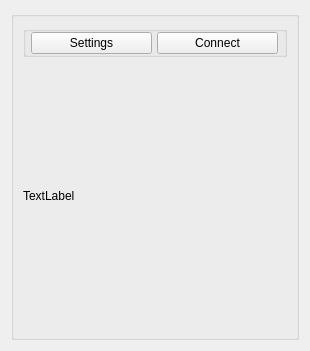
<?xml version="1.0" encoding="UTF-8"?>
<ui version="4.0">
 <class>newconnect</class>
 <widget class="QWidget" name="newconnect">
  <property name="enabled">
   <bool>true</bool>
  </property>
  <property name="geometry">
   <rect>
    <x>0</x>
    <y>0</y>
    <width>310</width>
    <height>351</height>
   </rect>
  </property>
  <property name="windowTitle">
   <string>Form</string>
  </property>
  <layout class="QVBoxLayout" name="verticalLayout_3">
   <item>
    <widget class="QGroupBox" name="verticalGroupBox1">
     <layout class="QVBoxLayout" name="verticalLayout_2">
      <item>
       <widget class="QGroupBox" name="verticalGroupBox">
        <property name="sizePolicy">
         <sizepolicy hsizetype="Preferred" vsizetype="Preferred">
          <horstretch>0</horstretch>
          <verstretch>0</verstretch>
         </sizepolicy>
        </property>
        <property name="minimumSize">
         <size>
          <width>0</width>
          <height>0</height>
         </size>
        </property>
        <property name="maximumSize">
         <size>
          <width>600</width>
          <height>100</height>
         </size>
        </property>
        <property name="sizeIncrement">
         <size>
          <width>0</width>
          <height>0</height>
         </size>
        </property>
        <layout class="QVBoxLayout" name="verticalLayout">
         <property name="spacing">
          <number>17</number>
         </property>
         <property name="leftMargin">
          <number>0</number>
         </property>
         <property name="topMargin">
          <number>0</number>
         </property>
         <property name="rightMargin">
          <number>0</number>
         </property>
         <property name="bottomMargin">
          <number>0</number>
         </property>
         <item>
          <layout class="QHBoxLayout" name="horizontalLayout">
           <property name="spacing">
            <number>0</number>
           </property>
           <property name="topMargin">
            <number>0</number>
           </property>
           <item>
            <widget class="QPushButton" name="pushButton">
             <property name="sizePolicy">
              <sizepolicy hsizetype="Preferred" vsizetype="Preferred">
               <horstretch>0</horstretch>
               <verstretch>0</verstretch>
              </sizepolicy>
             </property>
             <property name="minimumSize">
              <size>
               <width>0</width>
               <height>0</height>
              </size>
             </property>
             <property name="maximumSize">
              <size>
               <width>121</width>
               <height>50</height>
              </size>
             </property>
             <property name="text">
              <string>Settings</string>
             </property>
            </widget>
           </item>
           <item>
            <widget class="QPushButton" name="pushButton_2">
             <property name="enabled">
              <bool>true</bool>
             </property>
             <property name="sizePolicy">
              <sizepolicy hsizetype="Preferred" vsizetype="Preferred">
               <horstretch>0</horstretch>
               <verstretch>0</verstretch>
              </sizepolicy>
             </property>
             <property name="maximumSize">
              <size>
               <width>121</width>
               <height>50</height>
              </size>
             </property>
             <property name="text">
              <string>Connect</string>
             </property>
            </widget>
           </item>
          </layout>
         </item>
        </layout>
       </widget>
      </item>
      <item>
       <widget class="QLabel" name="label">
        <property name="sizePolicy">
         <sizepolicy hsizetype="Expanding" vsizetype="Expanding">
          <horstretch>0</horstretch>
          <verstretch>0</verstretch>
         </sizepolicy>
        </property>
        <property name="frameShape">
         <enum>QFrame::NoFrame</enum>
        </property>
        <property name="text">
         <string>TextLabel</string>
        </property>
       </widget>
      </item>
     </layout>
    </widget>
   </item>
  </layout>
 </widget>
 <resources/>
 <connections/>
</ui>
